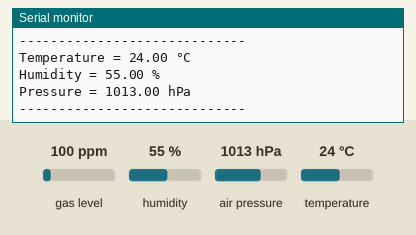
Recording of a sketch running on a simulated Arduino Uno, built with avr-gcc and run on an emulated ATmega328P. Shown: the last lines printed to the serial monitor. The inputs (shaded band) are chosen by the test bench; at power-on: humidity 55 %, air pressure 1013 hPa, temperature 24 °C, gas level 100 ppm.

Above: at 1.2 s.
1.3 s: humidity set to 22 %
At 3.0 s:
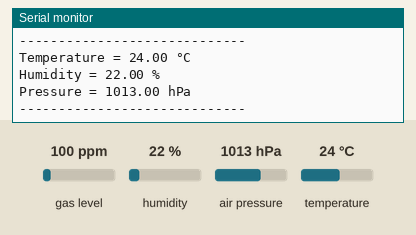
4.3 s: air pressure set to 952 hPa
At 5.6 s:
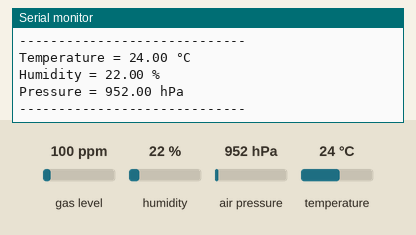

The sketch:

Mission_1_Code.ino
```cpp
#include <Wire.h>
#include <Adafruit_Sensor.h>
#include <Adafruit_BME680.h>
#include <SoftwareSerial.h>

#define SEALEVELPRESSURE_HPA 1013.25

Adafruit_BME680 bme;  // I2C

// HC-05 on SoftwareSerial (D10 = RX, D11 = TX)
SoftwareSerial bt(10, 11);

// Helper: print to BOTH USB Serial and Bluetooth
void printBoth(const String &s) {
  Serial.print(s);
  bt.print(s);
}
void printlnBoth(const String &s) {
  Serial.println(s);
  bt.println(s);
}

void setup() {
  Serial.begin(9600);
  bt.begin(9600);   // HC-05 data mode is usually 9600

  // (Optional) don't block forever if USB serial isn't opened
  // while (!Serial) { }  // <- remove/avoid for wireless-only operation

  printlnBoth("BME688 Test Starting...");

  if (!bme.begin()) {
    printlnBoth("Could not find BME688 sensor! Check wiring.");
    while (1) { delay(10); }
  }

  // Configure BME688
  bme.setTemperatureOversampling(BME680_OS_8X);
  bme.setHumidityOversampling(BME680_OS_2X);
  bme.setPressureOversampling(BME680_OS_4X);

  printlnBoth("Sensors initialized successfully!");
  printlnBoth("-----------------------------");
}

void loop() {
  // ----- BME688 -----
  if (!bme.performReading()) {
    printlnBoth("Failed to perform BME reading.");
    delay(500);
    return;
  }

  printBoth("Temperature = ");
  printBoth(String(bme.temperature, 2));
  printlnBoth(" °C");

  printBoth("Humidity = ");
  printBoth(String(bme.humidity, 2));
  printlnBoth(" %");

  printBoth("Pressure = ");
  printBoth(String(bme.pressure / 100.0, 2));
  printlnBoth(" hPa");


  printlnBoth("-----------------------------");

  delay(2000);
}
```

Measured:
- after the input at 1.3 s, the serial monitor: prints a new line after 1.2 s (image 1)
- after the input at 4.3 s, the serial monitor: prints a new line after 0.52 s (image 2)
